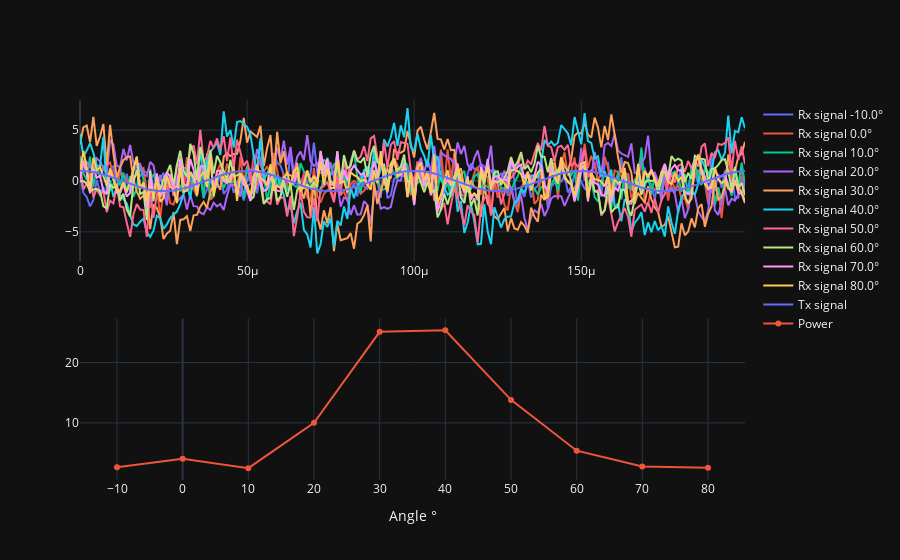

The notebook cell saved with this chart:
### Markdown cell above
## Let simulate creation of 10 beams 

10 beams from signal arrival - 45° to signal arrival + 45°

### Code cell
theta_scan = np.linspace(theta_degrees-45, theta_degrees+45, 10)

results = list()
powers = list()

if not use_matplotlib:
   fig = go.Figure()
   fig = go.Figure().set_subplots(2, 1, horizontal_spacing=0.1)

for theta_i in theta_scan:
   w = beamforming.create_steering_vectors(antena_rx_nbr, antena_spacing, np.radians(theta_i))
   X_weighted = beamforming.beamforming(rx_signals, w)
   powers.append(np.var(X_weighted))
   if use_matplotlib:
      plt.plot(np.asarray(X_weighted).squeeze().real[0:200], label="Beam " + str(theta_i) + "°")
   else:
      fig.add_trace(go.Scatter(x=t[0:200], y=np.asarray(X_weighted).squeeze().real[0:200], mode='lines', name="Rx signal " + str(theta_i) + "°"), row=1, col=1)

if use_matplotlib:
   plt.legend()
   plt.show()
else:
   fig.add_trace(go.Scatter(x=t[0:200], y=np.asarray(tx_signal).squeeze().real[0:200], mode='lines', name="Tx signal"), row=1, col=1)
   fig.add_trace(go.Scatter(x=theta_scan, y=powers, name="Power"), row=2, col=1)
   fig.update_layout(template="plotly_dark")
   fig.update_xaxes(title_text = "Angle °", tickmode="array", tickvals=theta_scan, row=2, col=1)
   fig.show()

### Figure 1 — Plotly figure (JSON) as saved in the notebook; plotly's stock layout.template omitted (floating-point values rounded to 4 significant figures; data arrays with more than 128 entries replaced by an {"elided": "..."} marker saying what was removed)
{"data": [{"mode": "lines", "name": "Rx signal -10.0°", "type": "scatter", "x": {"elided": "200 float values"}, "xaxis": "x", "y": {"elided": "200 float values"}, "yaxis": "y"}, {"mode": "lines", "name": "Rx signal 0.0°", "type": "scatter", "x": {"elided": "200 float values"}, "xaxis": "x", "y": {"elided": "200 float values"}, "yaxis": "y"}, {"mode": "lines", "name": "Rx signal 10.0°", "type": "scatter", "x": {"elided": "200 float values"}, "xaxis": "x", "y": {"elided": "200 float values"}, "yaxis": "y"}, {"mode": "lines", "name": "Rx signal 20.0°", "type": "scatter", "x": {"elided": "200 float values"}, "xaxis": "x", "y": {"elided": "200 float values"}, "yaxis": "y"}, {"mode": "lines", "name": "Rx signal 30.0°", "type": "scatter", "x": {"elided": "200 float values"}, "xaxis": "x", "y": {"elided": "200 float values"}, "yaxis": "y"}, {"mode": "lines", "name": "Rx signal 40.0°", "type": "scatter", "x": {"elided": "200 float values"}, "xaxis": "x", "y": {"elided": "200 float values"}, "yaxis": "y"}, {"mode": "lines", "name": "Rx signal 50.0°", "type": "scatter", "x": {"elided": "200 float values"}, "xaxis": "x", "y": {"elided": "200 float values"}, "yaxis": "y"}, {"mode": "lines", "name": "Rx signal 60.0°", "type": "scatter", "x": {"elided": "200 float values"}, "xaxis": "x", "y": {"elided": "200 float values"}, "yaxis": "y"}, {"mode": "lines", "name": "Rx signal 70.0°", "type": "scatter", "x": {"elided": "200 float values"}, "xaxis": "x", "y": {"elided": "200 float values"}, "yaxis": "y"}, {"mode": "lines", "name": "Rx signal 80.0°", "type": "scatter", "x": {"elided": "200 float values"}, "xaxis": "x", "y": {"elided": "200 float values"}, "yaxis": "y"}, {"mode": "lines", "name": "Tx signal", "type": "scatter", "x": {"elided": "200 float values"}, "xaxis": "x", "y": {"elided": "200 float values"}, "yaxis": "y"}, {"name": "Power", "type": "scatter", "x": [-10, 0, 10, 20, 30, 40, 50, 60, 70, 80], "xaxis": "x2", "y": [2.66, 4.036, 2.492, 10.02, 25.1, 25.35, 13.81, 5.39, 2.763, 2.543], "yaxis": "y2"}], "layout": {"xaxis": {"anchor": "y", "domain": [0, 1]}, "xaxis2": {"anchor": "y2", "domain": [0, 1], "tickmode": "array", "tickvals": [-10, 0, 10, 20, 30, 40, 50, 60, 70, 80], "title": {"text": "Angle °"}}, "yaxis": {"anchor": "x", "domain": [0.575, 1]}, "yaxis2": {"anchor": "x2", "domain": [0, 0.425]}}}
